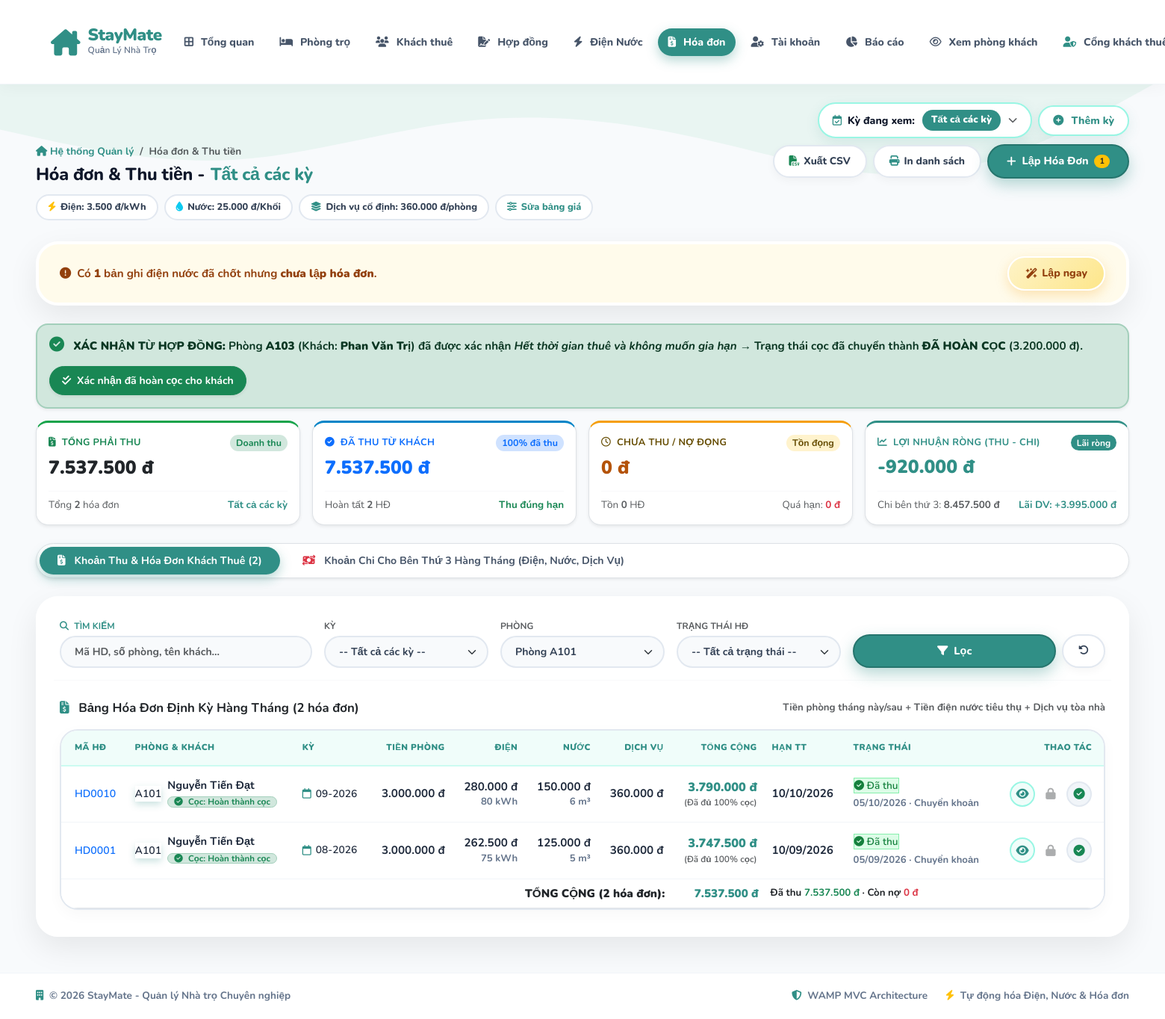
The page /index.php?route=invoices&room_id=1&period=all (signed in) on the database its author committed.
### tables this page shows
CREATE TABLE `contracts` (
  `id` int NOT NULL AUTO_INCREMENT,
  `contract_code` varchar(30) DEFAULT NULL,
  `contract_type` enum('deposit_hold','official_lease') DEFAULT 'official_lease',
  `parent_contract_id` int DEFAULT NULL,
  `room_id` int NOT NULL,
  `tenant_id` int NOT NULL,
  `start_date` date NOT NULL,
  `end_date` date NOT NULL,
  `deposit_amount` decimal(10,2) NOT NULL DEFAULT '0.00',
  `deposit_date` date DEFAULT NULL,
  `deposit_paid_percent` int DEFAULT '100',
  `deposit_status` enum('held','paid','refunded','forfeited') DEFAULT 'held',
  `monthly_rent` decimal(10,2) DEFAULT '0.00',
  `first_month_rent_paid` tinyint(1) DEFAULT '0',
  `first_month_invoice_id` int DEFAULT NULL,
  `first_month_paid_at` datetime DEFAULT NULL,
  `first_month_paid_note` varchar(255) DEFAULT NULL,
  `electricity_rate` decimal(10,2) DEFAULT '3500.00',
  `water_rate` decimal(10,2) DEFAULT '20000.00',
  `service_fee` decimal(10,2) DEFAULT '150000.00',
  `signature_type` enum('online','paper') DEFAULT 'online',
  `signature_status` enum('pending','signed') DEFAULT 'pending',
  `tenant_signature` longtext,
  `manager_signature` longtext,
  `scan_file` varchar(255) DEFAULT NULL,
  `signed_at` datetime DEFAULT NULL,
  `renewal_status` varchar(20) DEFAULT 'none',
  `terminated_at` date DEFAULT NULL,
  `termination_reason` text,
  `unpaid_notice_sent` tinyint(1) DEFAULT '0',
  `unpaid_notice_sent_at` datetime DEFAULT NULL,
  `termination_verification_case` varchar(30) DEFAULT 'none',
  `refund_confirmed_invoice` tinyint(1) DEFAULT '0',
  `unpaid_notice_resolved_at` datetime DEFAULT NULL,
  `notes` text,
  `status` enum('active','expired','terminated') DEFAULT 'active',
  `created_at` timestamp NULL DEFAULT CURRENT_TIMESTAMP,
  PRIMARY KEY (`id`),
  UNIQUE KEY `contract_code` (`contract_code`),
  KEY `idx_contracts_room` (`room_id`),
  KEY `idx_contracts_tenant` (`tenant_id`),
  CONSTRAINT `fk_contracts_room` FOREIGN KEY (`room_id`) REFERENCES `rooms` (`id`),
  CONSTRAINT `fk_contracts_tenant` FOREIGN KEY (`tenant_id`) REFERENCES `users` (`id`)
);

CREATE TABLE `rooms` (
  `id` int NOT NULL AUTO_INCREMENT,
  `building_id` int DEFAULT NULL,
  `room_number` varchar(20) NOT NULL,
  `price` decimal(10,2) NOT NULL,
  `status` varchar(20) DEFAULT 'available',
  `description` text,
  `created_at` timestamp NULL DEFAULT CURRENT_TIMESTAMP,
  PRIMARY KEY (`id`),
  UNIQUE KEY `room_number` (`room_number`),
  KEY `idx_rooms_building` (`building_id`),
  CONSTRAINT `fk_rooms_building` FOREIGN KEY (`building_id`) REFERENCES `buildings` (`id`) ON DELETE SET NULL
);

CREATE TABLE `users` (
  `id` int NOT NULL AUTO_INCREMENT,
  `username` varchar(50) NOT NULL,
  `password` varchar(255) NOT NULL,
  `full_name` varchar(100) NOT NULL,
  `phone` varchar(20) NOT NULL,
  `cccd` varchar(20) DEFAULT NULL,
  `birthday` date DEFAULT NULL,
  `gender` varchar(10) DEFAULT 'Nam',
  `email` varchar(100) NOT NULL,
  `occupation` varchar(100) DEFAULT NULL,
  `hometown` varchar(255) DEFAULT NULL,
  `emergency_contact` varchar(100) DEFAULT NULL,
  `status` varchar(50) DEFAULT 'Đang thuê',
  `roommate_name` varchar(100) DEFAULT NULL,
  `roommate_phone` varchar(20) DEFAULT NULL,
  `role` enum('admin','landlord','tenant','manager') NOT NULL DEFAULT 'tenant',
  `preferred_room_id` int DEFAULT NULL,
  `created_at` timestamp NULL DEFAULT CURRENT_TIMESTAMP,
  PRIMARY KEY (`id`),
  UNIQUE KEY `username` (`username`),
  UNIQUE KEY `email` (`email`)
);

CREATE TABLE `invoices` (
  `id` int NOT NULL AUTO_INCREMENT,
  `room_id` int NOT NULL,
  `contract_id` int NOT NULL,
  `month_year` varchar(7) NOT NULL,
  `room_price` decimal(10,2) DEFAULT '0.00',
  `electric_amount` decimal(10,2) DEFAULT '0.00',
  `water_amount` decimal(10,2) DEFAULT '0.00',
  `service_fee` decimal(10,2) DEFAULT '0.00',
  `total_amount` decimal(10,2) NOT NULL,
  `status` enum('unpaid','paid') DEFAULT 'unpaid',
  `due_date` date DEFAULT NULL,
  `paid_at` datetime DEFAULT NULL,
  `payment_method` varchar(20) DEFAULT NULL,
  `payment_note` varchar(255) DEFAULT NULL,
  `created_at` timestamp NULL DEFAULT CURRENT_TIMESTAMP,
  PRIMARY KEY (`id`),
  UNIQUE KEY `unique_invoice_month` (`room_id`,`month_year`),
  KEY `idx_invoices_contract` (`contract_id`),
  CONSTRAINT `fk_invoices_contract` FOREIGN KEY (`contract_id`) REFERENCES `contracts` (`id`),
  CONSTRAINT `fk_invoices_room` FOREIGN KEY (`room_id`) REFERENCES `rooms` (`id`)
);

CREATE TABLE `utilities_readings` (
  `id` int NOT NULL AUTO_INCREMENT,
  `room_id` int NOT NULL,
  `month_year` varchar(7) NOT NULL,
  `electric_old` int NOT NULL,
  `electric_new` int NOT NULL,
  `water_old` int NOT NULL,
  `water_new` int NOT NULL,
  `created_at` timestamp NULL DEFAULT CURRENT_TIMESTAMP,
  PRIMARY KEY (`id`),
  UNIQUE KEY `unique_room_month` (`room_id`,`month_year`),
  CONSTRAINT `fk_utilities_room` FOREIGN KEY (`room_id`) REFERENCES `rooms` (`id`)
);

### app/views/invoices/index.php (the view, shortened to what the rows shown need)
<?php
if (!function_exists('h')) {
    function h($s) { return htmlspecialchars((string)$s, ENT_QUOTES, 'UTF-8'); }
}
if (!function_exists('money')) {
    function money($n) { return number_format((float)$n, 0, ',', '.') . ' đ'; }
}
?>
<!DOCTYPE html>
<html lang="vi">
<head>
    <link href="https://cdn.jsdelivr.net/npm/bootstrap@5.3.0/dist/css/bootstrap.min.css" rel="stylesheet">
    <link rel="stylesheet" href="https://cdnjs.cloudflare.com/ajax/libs/font-awesome/6.4.0/css/all.min.css">
</head>
<body>
<div class="container-fluid px-4 px-xl-5 py-4 position-relative">
    <?php if (!empty($refundNotifications)): foreach ($refundNotifications as $rf): ?>
        <?php if ($rf['termination_verification_case'] === 'expired_no_renew'): ?>
            <div class="alert alert-success rounded-4 p-3 shadow-sm d-flex flex-wrap justify-content-between align-items-center gap-3 mb-3 border-2 border-success-subtle position-relative z-2">
                <div class="fw-bold text-success-emphasis">
                    <i class="fa-solid fa-circle-check fs-5 me-2 text-success"></i>
                    <strong>XÁC NHẬN TỪ HỢP ĐỒNG:</strong> Phòng <strong><?= h($rf['room_number']) ?></strong> (Khách: <strong><?= h($rf['tenant_name']) ?></strong>) đã được xác nhận <em>Hết thời gian thuê và không muốn gia hạn</em> &rarr; Trạng thái cọc đã chuyển thành <strong>ĐÃ HOÀN CỌC</strong> (<?= money($rf['deposit_amount']) ?>).
                </div>
                <form method="POST" action="index.php?route=invoices/confirm-refund" class="m-0">
                    <button type="submit" class="btn btn-sm btn-success rounded-pill px-3 py-2 fw-bold shadow-sm">
                        <i class="fa-solid fa-check-double me-1"></i> Xác nhận đã hoàn cọc cho khách
                    </button>
                </form>
            </div>
        <?php endif; ?>
    <?php endforeach; endif; ?>
    <div class="tab-content position-relative z-2">
        <div class="tab-pane fade show active" id="tab-revenue" role="tabpanel">
            <div class="section-box mb-4">
                <div class="mb-2">
                    <?php require __DIR__ . '/table_monthly_invoices.php'; ?>
                </div>
            </div>
        </div>
    </div>
</div>
</body>
</html>

### app/views/invoices/table_monthly_invoices.php (shortened to what the rows shown need)
<div class="table-monthly-wrapper">
    <div class="table-rounded-wrap table-responsive">
        <table class="table table-staymate align-middle mb-0">
            <thead>
                <tr>
                    <th>MÃ HĐ</th>
                    <th>PHÒNG &amp; KHÁCH</th>
                    <th>KỲ</th>
                    <th class="text-end">TIỀN PHÒNG</th>
                    <th class="text-end">ĐIỆN</th>
                    <th class="text-end">NƯỚC</th>
                    <th class="text-end">DỊCH VỤ</th>
                    <th class="text-end">TỔNG CỘNG</th>
                    <th>HẠN TT</th>
                    <th>TRẠNG THÁI</th>
                    <th class="text-end no-print">THAO TÁC</th>
                </tr>
            </thead>
            <tbody>
            <?php if (!empty($invoices)): foreach ($invoices as $inv):
                $b = $inv['breakdown'];
                $eUsed = max(0, (int)($inv['electric_new'] ?? 0) - (int)($inv['electric_old'] ?? 0));
                $wUsed = max(0, (int)($inv['water_new'] ?? 0) - (int)($inv['water_old'] ?? 0));
            ?>
                <tr>
                    <td><a class="code-pill" href="index.php?route=invoices/detail&id=<?= (int)$inv['id'] ?>"><?= h($inv['code']) ?></a></td>
                    <td>
                        <div class="d-flex align-items-center gap-2">
                            <span class="badge-room-pill"><?= h($inv['room_number']) ?></span>
                            <div>
                                <div class="fw-bold tenant-name" style="font-size:0.92rem"><?= h($inv['tenant_name'] ?? 'Khách thuê') ?></div>
                                <div class="small mt-1">
                                    <span class="badge rounded-pill <?= $inv['deposit_badge_class'] ?> fw-bold px-2 py-0" style="font-size:0.72rem;">
                                        <i class="<?= $inv['deposit_icon'] ?> me-1"></i> Cọc: <?= h($inv['deposit_label']) ?>
                                    </span>
                                </div>
                            </div>
                        </div>
                    </td>
                    <td><span class="badge-period-pill"><i class="fa-regular fa-calendar text-teal-main"></i><?= h($inv['month_year']) ?></span></td>
                    <td class="text-end fw-bold"><?= money($b['room']) ?></td>
                    <td class="text-end fw-bold"><?= money($b['elec']) ?><div class="sub-note"><?= $eUsed ?> kWh</div></td>
                    <td class="text-end fw-bold"><?= money($b['water']) ?><div class="sub-note"><?= $wUsed ?> m³</div></td>
                    <td class="text-end fw-bold"><?= money($b['other']) ?></td>
                    <td class="text-end">
                        <div style="font-weight:900;color:var(--teal-main);font-size:1.02rem;"><?= money($inv['total_amount']) ?></div>
                        <?php if (!empty($inv['deposit_remaining_due']) && $inv['deposit_remaining_due'] > 0): ?>
                            <div class="small fw-bold text-warning-emphasis" style="font-size:0.75rem;" title="Bao gồm số tiền cọc 50% còn thiếu">+<?= money($inv['deposit_remaining_due']) ?> cọc 50%</div>
                        <?php elseif ($inv['deposit_key'] === 'refunded'): ?>
                            <div class="small fw-bold text-secondary" style="font-size:0.74rem;">(Đã hoàn cọc)</div>
                        <?php elseif ($inv['deposit_key'] === 'forfeited'): ?>
                            <div class="small fw-bold text-danger" style="font-size:0.74rem;">(Mất cọc - Không hoàn cọc)</div>
                        <?php else: ?>
                            <div class="small fw-semibold text-muted" style="font-size:0.74rem;">(Đã đủ 100% cọc)</div>
                        <?php endif; ?>
                    </td>
                    <td><span class="<?= $inv['is_overdue'] ? 'text-danger' : '' ?> fw-bold"><?= date('d/m/Y', strtotime($inv['due_date'])) ?></span></td>
                    <td>
                        <?php if ($inv['status'] === 'paid'): ?>
                            <span class="st-pill st-paid"><i class="fa-solid fa-circle-check"></i> Đã thu</span>
                            <div class="sub-note mt-1"><?= $inv['paid_at'] ? date('d/m/Y', strtotime($inv['paid_at'])) : '' ?> · <?= h($methods[$inv['payment_method'] ?? ''] ?? '') ?></div>
                        <?php elseif ($inv['is_overdue']): ?>
                            <span class="st-pill st-overdue"><i class="fa-solid fa-triangle-exclamation"></i> Quá hạn</span>
                        <?php else: ?>
                            <span class="st-pill st-unpaid"><i class="fa-regular fa-clock"></i> Chưa thu</span>
                        <?php endif; ?>
                    </td>
                    <td class="text-end no-print">
                        <div class="d-inline-flex align-items-center gap-1">
                            <a class="btn-icon-circle btn-icon-view" title="Xem chi tiết & In hóa đơn" href="index.php?route=invoices/detail&id=<?= (int)$inv['id'] ?>"><i class="fa-solid fa-eye"></i></a>
                            <?php if ($inv['status'] === 'paid'): ?>
                                <button type="button" class="btn-icon-circle btn-icon-edit opacity-50" title="Hóa đơn đã thu tiền - Không thể chỉnh sửa"
                                        onclick="alert('Từ chối chỉnh sửa: Hóa đơn đã thanh toán không được phép sửa đổi!'); return false;" style="cursor:not-allowed;">
                                    <i class="fa-solid fa-lock text-muted"></i>
                                </button>
                            <?php endif; ?>
                            <?php if ($inv['status'] === 'unpaid'): ?>
                                <button type="button" class="btn-icon-circle btn-icon-pay" title="Xác nhận thu tiền"
                                    onclick="openPayModal(<?= (int)$inv['id'] ?>, <?= h(json_encode($inv['code'])) ?>, <?= h(json_encode($inv['room_number'])) ?>, <?= h(json_encode($inv['tenant_name'] ?? '')) ?>, <?= (float)$inv['total_amount'] ?>)"><i class="fa-solid fa-money-bill-wave"></i></button>
                                <form method="POST" action="index.php?route=invoices/delete" class="d-inline" onsubmit="return confirm('Xóa hóa đơn <?= h($inv['code']) ?>? Có thể lập lại từ bản ghi điện nước.');">
                                    <input type="hidden" name="csrf_token" value="<?= h($csrf) ?>">
                                    <input type="hidden" name="id" value="<?= (int)$inv['id'] ?>">
                                    <input type="hidden" name="return_query" value="<?= h($returnQuery) ?>">
                                    <button type="submit" class="btn-icon-circle btn-icon-del" title="Xóa hóa đơn"><i class="fa-solid fa-trash"></i></button>
                                </form>
                            <?php else: ?>
                                <span class="btn-icon-circle btn-icon-lock" title="Đã thu tiền"><i class="fa-solid fa-circle-check text-success"></i></span>
                            <?php endif; ?>
                        </div>
                    </td>
                </tr>
            <?php endforeach; endif; ?>
            </tbody>
        </table>
    </div>
</div>

### rows shown on the page
contracts: room.room_number "A103", tenant.full_name "Phan Văn Trị", deposit_amount "3.200.000 đ"
invoices: code "HD0010", room.room_number "A101", users.full_name "Nguyễn Tiến Đạt", deposit_label "Hoàn thành cọc", month_year "09-2026", room "3.000.000 đ", elec "280.000 đ", water "150.000 đ", other "360.000 đ", total_amount "3.790.000 đ", due_date "10/10/2026", paid_at "05/10/2026", payment_method "Chuyển khoản", status "paid" (drawn)
invoices: code "HD0001", room.room_number "A101", users.full_name "Nguyễn Tiến Đạt", deposit_label "Hoàn thành cọc", month_year "08-2026", room "3.000.000 đ", elec "262.500 đ", water "125.000 đ", other "360.000 đ", total_amount "3.747.500 đ", due_date "10/09/2026", paid_at "05/09/2026", payment_method "Chuyển khoản", status "paid" (drawn)

### other values the page prints
$periodLabel "Tất cả các kỳ"
money($rates['elec']) "3.500 đ"
money($rates['water']) "25.000 đ"
money($rates['others_total']) "360.000 đ"
count($pendingView) "1"
count($pendingInPeriod) "1"
money($stats['total']) "7.537.500 đ"
$stats['count'] "2"
$stats['rate'] "100"
money($stats['paid']) "7.537.500 đ"
$stats['paid_count'] "2"
money($stats['unpaid']) "0 đ"
$stats['unpaid_count'] "0"
money($stats['overdue']) "0 đ"
money($stats['total'] - $thirdPartyFinance['total_cost']) "-920.000 đ"
